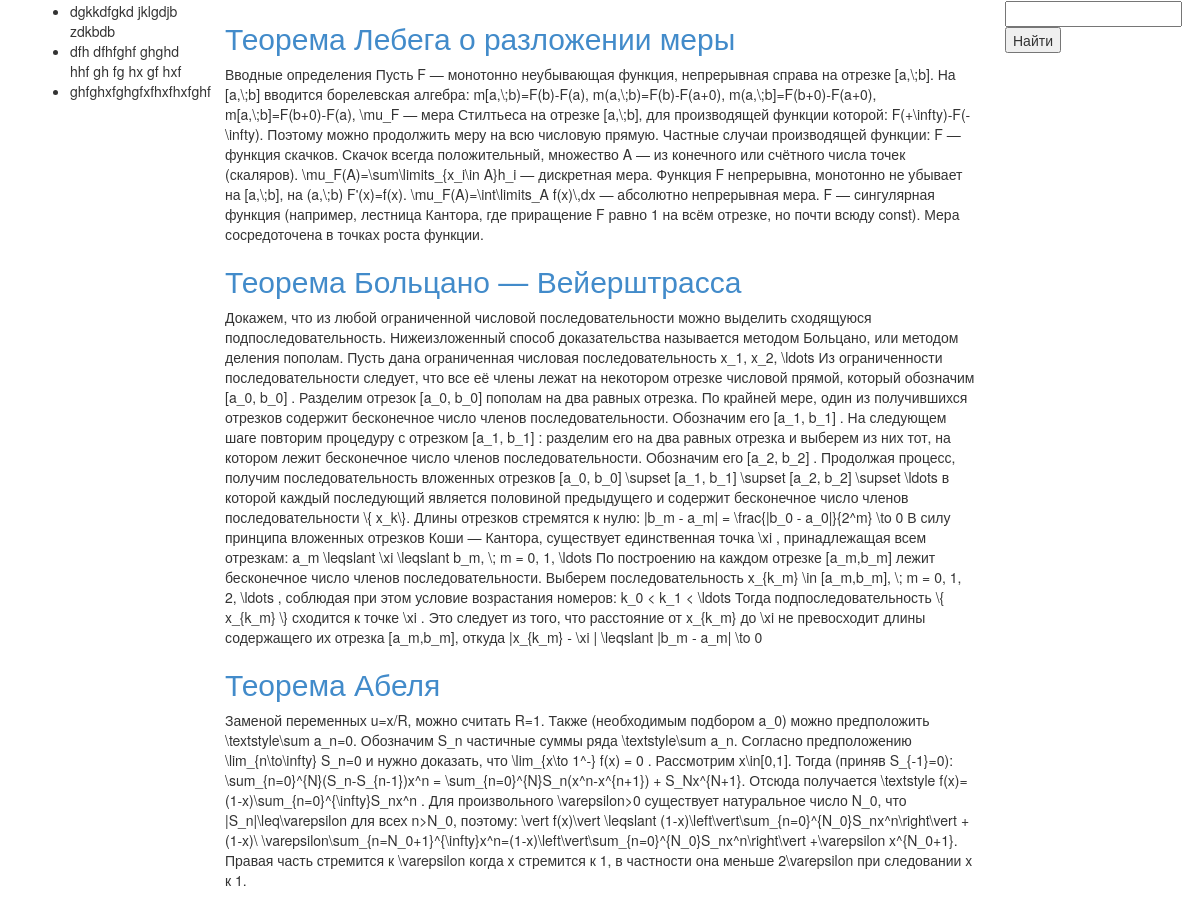
Page /matan/theorem/ on the committed database.
### matan/models.py (models this page shows, shortened)
class Theorem(models.Model):
    title = models.CharField(max_length=100, verbose_name=u'Теорема')
    substantiation = models.TextField(verbose_name=u'Доказательство')
    author = models.ManyToManyField('Author', verbose_name=u'Автор')
    term = models.ManyToManyField('Term', verbose_name=u'Термин')

### matan/views.py (the view)
class TheoremView(ListView):
    model=Theorem
    template_name='matan/theorem_list.html'
    context_object_name='theorem_list'

### matan/templates/matan/theorem_list.html (shortened to what this page needs)
{% extends 'matan/base.html' %}
{% block theorema %}
    {% if theorem_list %}
        {% for theorem in theorem_list %}
            <h2><a href = "{% url 'theorem_detail'  pk=theorem.id %}">{{ theorem.title }}</a></h2>
            <p>{{ theorem.substantiation }}</p>
        {% endfor %}
    {% endif %}
{% endblock %}

### rows in the picture
Theorem: title "Теорема Лебега о разложении меры", substantiation "Вводные определения Пусть F — монотонно неубывающая функция, непрерывная справа на отрезке [a,\\;b]. На [a,\\;b] вводится борелевская алгебра: m[a,\\;b)=F(b)-F(a), m(a,\\;b)=F(b)-F(a+0), m(a,\\;b]=F(b+0)-F(a+0), m[a,\\;b]=F(b+0)-F(a), \\mu_F — мера Стилтьеса на отрезке [a,\\;b], для производящей функции которой: F(+\\infty)-F(-\\infty). Поэтому можно продолжить меру на всю числовую прямую. Частные случаи производящей функции: F — функция скачков. Скачок всегда положительный, множество A — из конечного или счётного числа точек (скаляров). \\mu_F(A)=\\sum\\limits_{x_i\\in A}h_i — дискретная мера. Функция F непрерывна, монотонно не убывает на [a,\\;b], на (a,\\;b) F'(x)=f(x). \\mu_F(A)=\\int\\limits_A f(x)\\,dx —…"
Theorem: title "Теорема Больцано — Вейерштрасса", substantiation "Докажем, что из любой ограниченной числовой последовательности можно выделить сходящуюся подпоследовательность. Нижеизложенный способ доказательства называется методом Больцано, или методом деления пополам. Пусть дана ограниченная числовая последовательность x_1, x_2, \\ldots Из ограниченности последовательности следует, что все её члены лежат на некотором отрезке числовой прямой, который обозначим [a_0, b_0] . Разделим отрезок [a_0, b_0] пополам на два равных отрезка. По крайней мере, один из получившихся отрезков содержит бесконечное число членов последовательности. Обозначим его [a_1, b_1] . На следующем шаге повторим процедуру с отрезком [a_1, b_1] : разделим его на два равных отрезка и…"
Theorem: title "Теорема Абеля", substantiation "Заменой переменных u=x/R, можно считать R=1. Также (необходимым подбором a_0) можно предположить \\textstyle\\sum a_n=0. Обозначим S_n частичные суммы ряда \\textstyle\\sum a_n. Согласно предположению \\lim_{n\\to\\infty} S_n=0 и нужно доказать, что \\lim_{x\\to 1^-} f(x) = 0 . Рассмотрим x\\in[0,1]. Тогда (приняв S_{-1}=0): \\sum_{n=0}^{N}(S_n-S_{n-1})x^n = \\sum_{n=0}^{N}S_n(x^n-x^{n+1}) + S_Nx^{N+1}. Отсюда получается \\textstyle f(x)=(1-x)\\sum_{n=0}^{\\infty}S_nx^n . Для произвольного \\varepsilon>0 существует натуральное число N_0, что |S_n|\\leq\\varepsilon для всех n>N_0, поэтому: \\vert f(x)\\vert \\leqslant (1-x)\\left\\vert\\sum_{n=0}^{N_0}S_nx^n\\right\\vert + (1-x)\\…"
